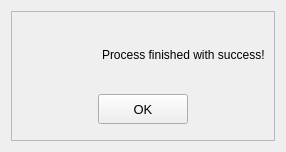
<?xml version="1.0" encoding="UTF-8"?>
<ui version="4.0">
 <class>Form</class>
 <widget class="QWidget" name="Form">
  <property name="geometry">
   <rect>
    <x>0</x>
    <y>0</y>
    <width>286</width>
    <height>152</height>
   </rect>
  </property>
  <property name="windowTitle">
   <string>Form</string>
  </property>
  <layout class="QGridLayout" name="gridLayout_3">
   <item row="0" column="0">
    <widget class="QFrame" name="frame">
     <property name="frameShape">
      <enum>QFrame::StyledPanel</enum>
     </property>
     <property name="frameShadow">
      <enum>QFrame::Raised</enum>
     </property>
     <layout class="QGridLayout" name="gridLayout_2">
      <item row="0" column="0">
       <layout class="QGridLayout" name="gridLayout">
        <item row="1" column="0">
         <layout class="QHBoxLayout" name="horizontalLayout_2">
          <item>
           <spacer name="horizontalSpacer_2">
            <property name="orientation">
             <enum>Qt::Horizontal</enum>
            </property>
            <property name="sizeHint" stdset="0">
             <size>
              <width>40</width>
              <height>20</height>
             </size>
            </property>
           </spacer>
          </item>
          <item>
           <widget class="QPushButton" name="pushButton">
            <property name="minimumSize">
             <size>
              <width>90</width>
              <height>30</height>
             </size>
            </property>
            <property name="font">
             <font>
              <pointsize>10</pointsize>
             </font>
            </property>
            <property name="text">
             <string>OK</string>
            </property>
           </widget>
          </item>
          <item>
           <spacer name="horizontalSpacer">
            <property name="orientation">
             <enum>Qt::Horizontal</enum>
            </property>
            <property name="sizeHint" stdset="0">
             <size>
              <width>40</width>
              <height>20</height>
             </size>
            </property>
           </spacer>
          </item>
         </layout>
        </item>
        <item row="0" column="0">
         <layout class="QHBoxLayout" name="horizontalLayout">
          <item>
           <widget class="QLabel" name="label_2">
            <property name="text">
             <string>&lt;html&gt;&lt;head/&gt;&lt;body&gt;&lt;p&gt;&lt;img src=&quot;../images/check.png&quot;/&gt;&lt;/p&gt;&lt;/body&gt;&lt;/html&gt;</string>
            </property>
           </widget>
          </item>
          <item>
           <widget class="QLabel" name="label">
            <property name="text">
             <string>Process finished with success!</string>
            </property>
           </widget>
          </item>
         </layout>
        </item>
        <item row="2" column="0">
         <widget class="PyDMShellCommand" name="Shell_clean_PVs">
          <property name="maximumSize">
           <size>
            <width>1</width>
            <height>1</height>
           </size>
          </property>
          <property name="toolTip">
           <string/>
          </property>
          <property name="whatsThis">
           <string>
    A QPushButton capable of execute shell commands.
    </string>
          </property>
          <property name="iconSize">
           <size>
            <width>1</width>
            <height>1</height>
           </size>
          </property>
         </widget>
        </item>
       </layout>
      </item>
     </layout>
    </widget>
   </item>
  </layout>
 </widget>
 <customwidgets>
  <customwidget>
   <class>PyDMShellCommand</class>
   <extends>QPushButton</extends>
   <header>pydm.widgets.shell_command</header>
  </customwidget>
 </customwidgets>
 <resources/>
 <connections>
  <connection>
   <sender>pushButton</sender>
   <signal>clicked()</signal>
   <receiver>Shell_clean_PVs</receiver>
   <slot>execute_command()</slot>
   <hints>
    <hint type="sourcelabel">
     <x>141</x>
     <y>95</y>
    </hint>
    <hint type="destinationlabel">
     <x>21</x>
     <y>120</y>
    </hint>
   </hints>
  </connection>
  <connection>
   <sender>pushButton</sender>
   <signal>clicked()</signal>
   <receiver>Form</receiver>
   <slot>close()</slot>
   <hints>
    <hint type="sourcelabel">
     <x>151</x>
     <y>87</y>
    </hint>
    <hint type="destinationlabel">
     <x>152</x>
     <y>143</y>
    </hint>
   </hints>
  </connection>
 </connections>
</ui>
